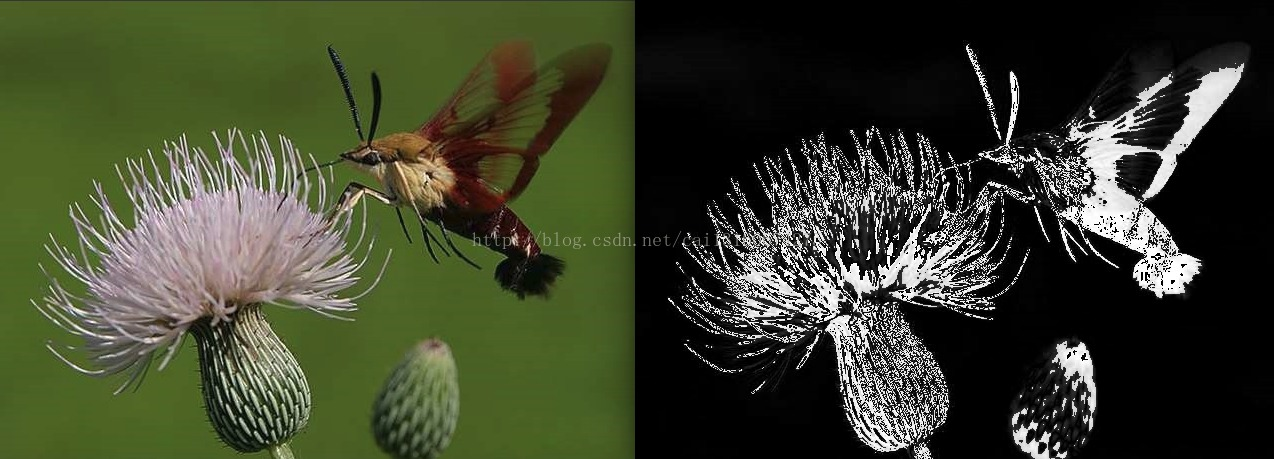
//> input picture saliencyDetect/test.jpg, 1274 x 459 px
$ ./FT   (built with g++ and OpenCV 4)
//> lines starting //> are read from the running program, lines starting //| are printed output that depends on the picture
//> further down, srcMat is the input picture: 459 rows x 1274 cols, CV_8UC3; mean B, G, R 44.8, 66.6, 60.8
#include <iostream>
#include <string>
#include "opencv2/core.hpp"
#include "opencv2/imgproc.hpp"
#include "opencv2/highgui.hpp"

using namespace std;
using namespace cv;


void SalientRegionDetectionBasedonFT(Mat &src){
	Mat Lab;
	cvtColor(src, Lab, CV_BGR2Lab);
//> Lab: 459 rows x 1274 cols, CV_8UC3; mean of channels 0, 1, 2 67.6, 122, 139.7

	int row=src.rows,col=src.cols;
//> row = 459; col = 1274

	int Sal_org[row][col];
	memset(Sal_org,0,sizeof(Sal_org));

	Point3_<uchar>* p;

	int MeanL=0,Meana=0,Meanb=0;
	for (int i=0;i<row;i++){
		for (int j=0;j<col;j++){
			p=Lab.ptr<Point3_<uchar> > (i,j);
			MeanL+=p->x;
			Meana+=p->y;
			Meanb+=p->z;
		}
	}
//> this loop made 459 passes
//> (MeanL, Meana, Meanb) on passes 1 to 3: (37838, 156592, 173212), (96743, 312352, 348043), (156147, 465665, 527918)
//> after the loop, MeanL = 39551318; Meana = 71366563; Meanb = 81672013
	MeanL/=(row*col);
//> MeanL = 67
	Meana/=(row*col);
//> Meana = 122
	Meanb/=(row*col);
//> Meanb = 139

	GaussianBlur(Lab,Lab,Size(3,3),0,0);
//> Lab: 459 rows x 1274 cols, CV_8UC3; mean of channels 0, 1, 2 67.7, 122.1, 139.7

	Mat Sal=Mat::zeros(src.size(),CV_8UC1 );

	int val;

	int max_v=0;
	int min_v=1<<28;

	for (int i=0;i<row;i++){
		for (int j=0;j<col;j++){
			p=Lab.ptr<Point3_<uchar> > (i,j);
			val=sqrt( (MeanL - p->x)*(MeanL - p->x)+ (p->y - Meana)*(p->y-Meana) + (p->z - Meanb)*(p->z - Meanb) );
			Sal_org[i][j]=val;
			max_v=max(max_v,val);
			min_v=min(min_v,val);
		}
	}
//> this loop made 459 passes
//> (val, max_v, min_v) on passes 1 to 3: (67, 68, 6), (67, 68, 6), (67, 68, 5)
//> after the loop, val = 67; max_v = 188; min_v = 1

	cout<<max_v<<" "<<min_v<<endl;
//| 188 1
	int X,Y;
    for (Y = 0; Y < row; Y++)
    {
        for (X = 0; X < col; X++)
        {
            Sal.at<uchar>(Y,X) = (Sal_org[Y][X] - min_v)*255/(max_v - min_v);        //    计算全图每个像素的显著性
        	//Sal.at<uchar>(Y,X) = (Dist[gray[Y][X]])*255/(max_gray);        //    计算全图每个像素的显著性
        }
    }
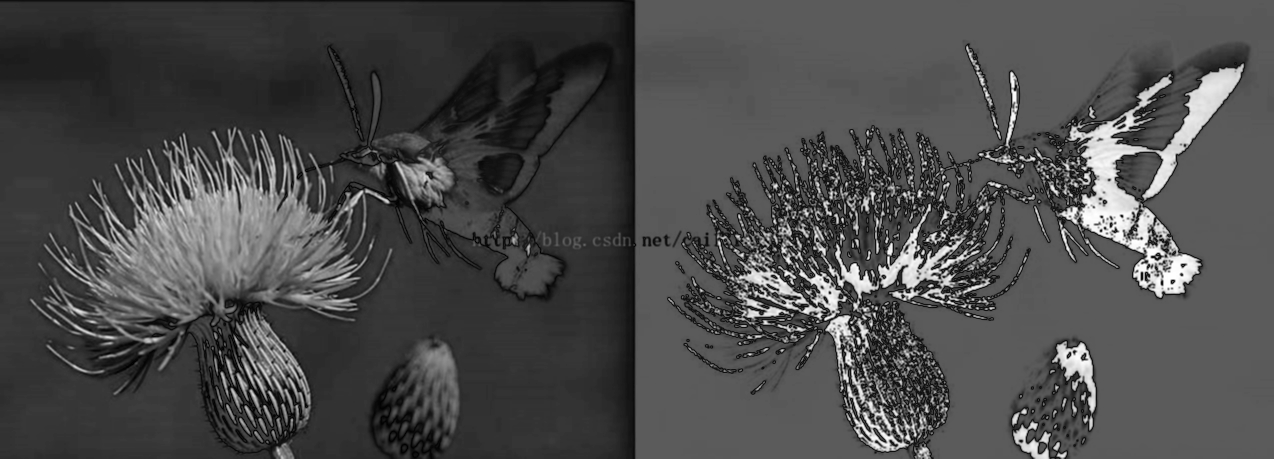
//> Sal: 459 rows x 1274 cols, CV_8UC1; min 0, max 255, mean 74.4
    imshow("sal",Sal);
    waitKey(0);
}


int main(int argc, char** argv)
{
    String imgName = "test.jpg";
    if(argc == 2)
    {
        imgName = argv[1];
    }
    Mat srcMat = imread(imgName);
    SalientRegionDetectionBasedonFT(srcMat);
}
